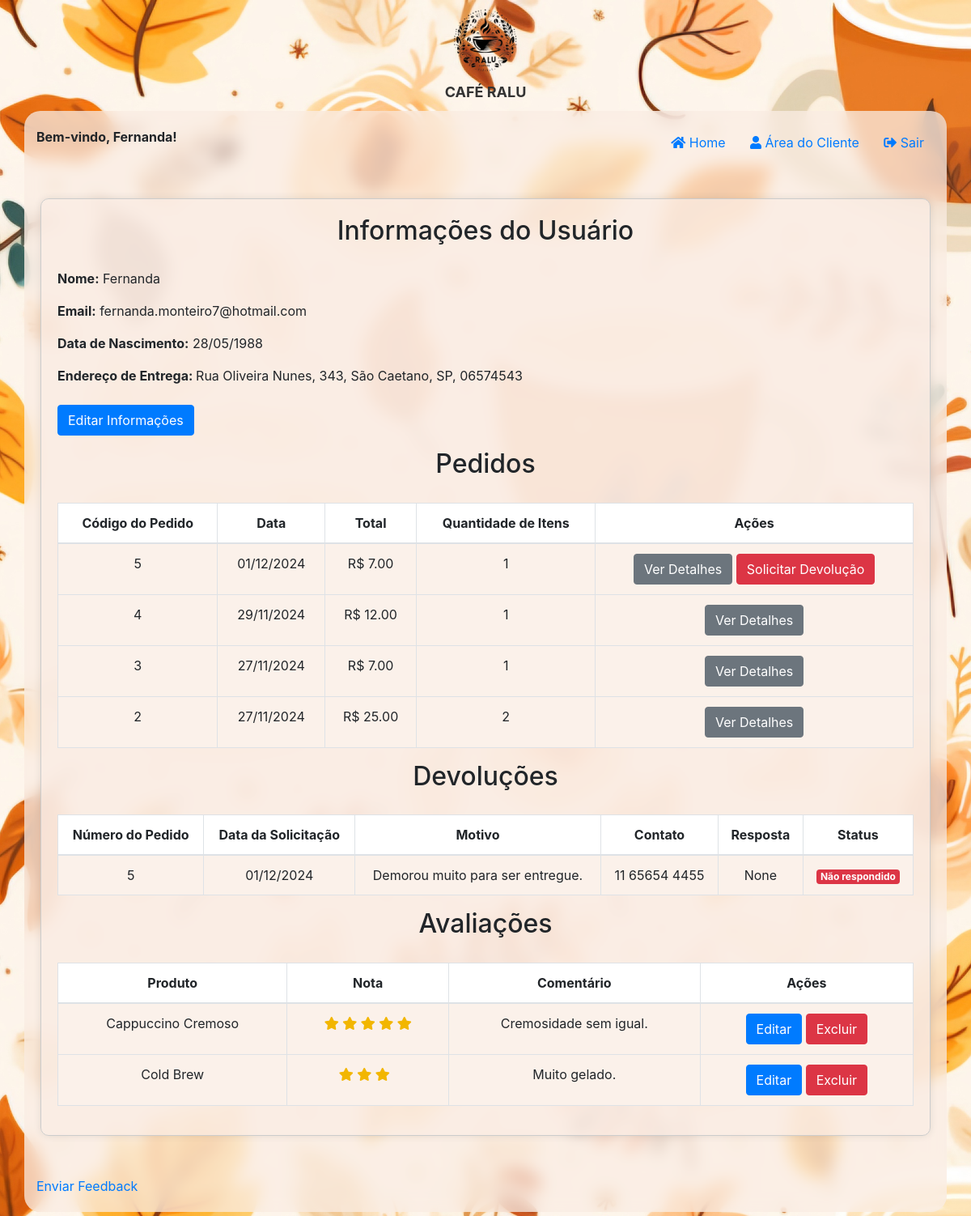
Screenshot of /area_cliente (signed in) with the database file from the repository.
### models.py (models this page shows)
class Usuario(Base):
    __tablename__ = 'usuarios'
    email = Column(String, primary_key=True)
    nome = Column(String)
    senha = Column(String)
    codigo_recuperacao = Column(String)
    data_nascimento = Column(Date)
    enderecos = relationship('Endereco', back_populates='usuario')
    cartoes_credito = relationship('CartaoCredito', back_populates='usuario')
    compras = relationship('Compra', back_populates='usuario')

class Endereco(Base):
    __tablename__ = 'enderecos'
    id = Column(Integer, primary_key=True, autoincrement=True)
    email_usuario = Column(String, ForeignKey('usuarios.email'), nullable=False)
    endereco = Column(String, nullable=False)
    cidade = Column(String, nullable=False)
    estado = Column(String, nullable=False)
    cep = Column(String, nullable=False)
    usuario = relationship('Usuario', back_populates='enderecos')
    compras = relationship('Compra', back_populates='endereco')

class Compra(Base):
    __tablename__ = 'compras'
    id = Column(Integer, primary_key=True, autoincrement=True)
    email_usuario = Column(String, ForeignKey('usuarios.email'), nullable=False)
    data_compra = Column(Date, nullable=False)
    quantidade = Column(Integer, nullable=False)
    preco_total = Column(Float, nullable=False)
    forma_pagamento = Column(String, nullable=False)
    numero_cartao = Column(String)
    nome_cartao = Column(String)
    validade_cartao = Column(String)
    cvv_cartao = Column(String)
    endereco_entrega = Column(Integer, ForeignKey('enderecos.id'), nullable=False)
    usuario = relationship('Usuario', back_populates='compras')
    itens = relationship('ItensCompra', back_populates='compra')
    endereco = relationship('Endereco', back_populates='compras')

class Devolucao(Base):
    __tablename__ = 'devolucoes'
    id = Column(Integer, primary_key=True, autoincrement=True)
    numero_pedido = Column(String, nullable=False)
    motivo = Column(String, nullable=False)
    contato = Column(String, nullable=False)
    email_usuario = Column(String, ForeignKey('usuarios.email'), nullable=False)
    data_solicitacao = Column(DateTime, default=datetime.utcnow, nullable=False)
    respondido = Column(Boolean, default=False)
    resposta = Column(String, nullable=True)

class Avaliacao(Base):
    __tablename__ = 'avaliacoes'
    id = Column(Integer, primary_key=True, autoincrement=True)
    email_usuario = Column(String)
    id_produto = Column(String, ForeignKey('produtos.id'))
    nota = Column(Integer)
    comentario = Column(String)
    produto = relationship('Produto')

class Produto(Base):
    __tablename__ = 'produtos'
    id = Column(String, primary_key=True)
    nome = Column(String)
    descricao = Column(String)
    preco = Column(Float)
    imagem = Column(String)
    tipo = Column(String)
    ingredientes = Column(String)

### app.py (the view)
@app.route('/area_cliente')
@login_required
def area_cliente():
    usuario = db_session.query(Usuario).filter_by(email=session['user_id']).first()
    pedidos = db_session.query(Compra).filter_by(email_usuario=session['user_id']).order_by(Compra.id.desc()).all()
    avaliacoes = db_session.query(Avaliacao).filter_by(email_usuario=session['user_id']).all()
    devolucoes = db_session.query(Devolucao).filter_by(email_usuario=session['user_id']).order_by(Devolucao.data_solicitacao.desc()).all()
    ultimo_pedido = pedidos[0] if pedidos else None
    endereco_entrega = None
    if ultimo_pedido:
        endereco_entrega = db_session.query(Endereco).filter_by(id=ultimo_pedido.endereco_entrega).first()
    current_date = datetime.now().strftime('%d/%m/%Y')
    return render_template('area_cliente.html', usuario=usuario, pedidos=pedidos, avaliacoes=avaliacoes, devolucoes=devolucoes, current_date=current_date, endereco_entrega=endereco_entrega)

### app.py (called while the page is built)
def login_required(f):
    @wraps(f)
    def decorated_function(*args, **kwargs):
        if 'user_id' not in session:
            return redirect(url_for('index'))
        return f(*args, **kwargs)
    return decorated_function

### templates/area_cliente.html (shortened to what this page needs)
{% extends "base.html" %}
{% block content %}
<div class="centered-form">
<h2>Informações do Usuário</h2>
<p><strong>Nome:</strong> {{ usuario.nome }}</p>
<p><strong>Email:</strong> {{ usuario.email }}</p>
<p><strong>Data de Nascimento:</strong> {{ usuario.data_nascimento.strftime('%d/%m/%Y') if usuario.data_nascimento else 'N/A' }}</p>
<p><strong>Endereço de Entrega: </strong>
    {% if endereco_entrega %}
        {{ endereco_entrega.endereco }}, {{ endereco_entrega.cidade }}, {{ endereco_entrega.estado }}, {{ endereco_entrega.cep }}
    {% else %}
        N/A
    {% endif %}
    <br>
    <br>
<a href="{{ url_for('editar_usuario') }}" class="btn btn-primary">Editar Informações</a>
<h2>Pedidos</h2>
<div class="table-responsive">
<table class="table">
    <thead>
        <tr>
            <th>Código do Pedido</th>
            <th>Data</th>
            <th>Total</th>
            <th>Quantidade de Itens</th>
            <th>Ações</th>
        </tr>
    </thead>
    <tbody>
        {% for pedido in pedidos %}
        <tr>
            <td>{{ pedido.id }}</td>
            <td>{{ pedido.data_compra.strftime('%d/%m/%Y') }}</td>
            <td>R$ {{ '%.2f'|format(pedido.preco_total) }}</td>
            <td>{{ pedido.quantidade }}</td>
            <td>
                <a href="{{ url_for('detalhes_pedido', pedido_id=pedido.id) }}" class="btn btn-secondary">Ver Detalhes</a>
                {% if pedido.data_compra.strftime('%d/%m/%Y') == current_date %}
                <a href="{{ url_for('devolucao', pedido_id=pedido.id) }}" class="btn btn-danger">Solicitar Devolução</a>
                {% endif %}
            </td>
        </tr>
        {% endfor %}
    </tbody>
</table>
</div>
<h2>Devoluções</h2>
<div class="table-responsive">
<table class="table">
    <thead>
        <tr>
            <th>Número do Pedido</th>
            <th>Data da Solicitação</th>
            <th>Motivo</th>
            <th>Contato</th>
            <th>Resposta</th>
            <th>Status</th>
        </tr>
    </thead>
    <tbody>
        {% for devolucao in devolucoes %}
        <tr>
            <td>{{ devolucao.numero_pedido }}</td>
            <td>{{ devolucao.data_solicitacao.strftime('%d/%m/%Y') }}</td>
            <td>{{ devolucao.motivo }}</td>
            <td>{{ devolucao.contato }}</td>
            <td>{{ devolucao.resposta }}</td>
            <td>
                {% if devolucao.respondido %}
                    <span class="badge badge-success">Respondido</span>
                {% else %}
                    <span class="badge badge-danger">Não respondido</span>
                {% endif %}
            </td>
        </tr>
        {% endfor %}
    </tbody>
</table>
</div>
<h2>Avaliações</h2>
<div class="table-responsive">
<table class="table">
    <thead>
        <tr>
            <th>Produto</th>
            <th>Nota</th>
            <th>Comentário</th>
            <th>Ações</th>
        </tr>
    </thead>
    <tbody>
        {% for avaliacao in avaliacoes %}
        <tr>
            <td>{{ avaliacao.produto.nome }}</td>
            <td>
                {% for i in range(1, 6) %}
                    <i class="fas fa-star{% if i > avaliacao.nota %}-o{% endif %}"></i>
                {% endfor %}
            </td>
            <td>{{ avaliacao.comentario }}</td>
            <td>
                <a href="{{ url_for('editar_avaliacao', avaliacao_id=avaliacao.id) }}" class="btn btn-primary">Editar</a>
                <form action="{{ url_for('excluir_avaliacao', avaliacao_id=avaliacao.id) }}" method="post" style="display:inline;">
                    <button type="submit" class="btn btn-danger">Excluir</button>
                </form>
            </td>
        </tr>
        {% endfor %}
    </tbody>
</table>
</div>
</div>
{% endblock %}

### templates/base.html (shortened to what this page needs)
<!DOCTYPE html>
<html lang="en">
<head>
    <link rel="stylesheet" href="{{ url_for('static', filename='css/styles.css') }}">
    <link rel="stylesheet" href="https://stackpath.bootstrapcdn.com/bootstrap/4.5.2/css/bootstrap.min.css">
    <link rel="stylesheet" href="https://cdnjs.cloudflare.com/ajax/libs/font-awesome/5.15.3/css/all.min.css">
</head>
<body>
        <div class="logo">
            <img src="{{ url_for('static', filename='logo ralu.png') }}" alt="Logo" class="img-fluid">
            <span class="logo-text">CAFÉ RALU</span>
        </div>
    <div class="container">
        <div class="row">
            <div class="col text-left">
                {% if session.get('user_name') %}
                <span class="bem_vindo">Bem-vindo, {{ session.get('user_name') }}!</span>
                {% endif %}
            </div>
            <div class="col text-right">
                <a href="{{ url_for('catalogo') }}" class="btn btn-link">
                    <i class="fas fa-home"></i> Home
                </a>
                {% if session.get('user_name') %}
                <a href="{{ url_for('area_cliente') }}" class="btn btn-link">
                    <i class="fas fa-user"></i> Área do Cliente
                </a>
                <a href="{{ url_for('logout') }}" class="btn btn-link">
                    <i class="fas fa-sign-out-alt"></i> Sair
                </a>
                {% else %}
                <a href="{{ url_for('index') }}" class="btn btn-link">
                    <i class="fas fa-sign-in-alt"></i> Login
                </a>
                {% endif %}
            </div>
        </div>
        {% block content %}{% endblock %}
    <a href="{{ url_for('feedback') }}">Enviar Feedback</a>
</div>
</body>
</html>

### static/css/styles.css (style rules this page uses)
body { font-family: Arial, sans-serif; margin: 0; padding: 0; background-image: url('/static/fundo.jpg'); background-size: cover; background-repeat: no-repeat; background-position: center center; background-attachment: fixed; font-size: 18px; }
.bem_vindo { font-weight: bold; }
.logo { display: flex; flex-direction: column; align-items: center; }
.logo img { max-height: 100px; }
.logo-text { font-size: 18px; font-weight: bold; color: #333; }
h1, h2 { text-align: center; font-weight: bold; }
h2 { padding-bottom: 20px; }
.btn { display: inline-block; padding: 10px 15px; font-size: 16px; font-weight: bold; text-align: center; text-decoration: none; border-radius: 4px; transition: background-color 0.3s; }
.btn-primary { color: #fff; background-color: #007bff; border-color: #007bff; }
.btn-secondary { color: #fff; background-color: #6c757d; border-color: #6c757d; }
.btn-danger { color: #fff; background-color: #dc3545; border-color: #dc3545; }
.badge-success, .badge-danger { font-size: large; }
.container { margin: 10px auto; padding: 20px; border-radius: 20px; background-color: rgb(250,236,227,0.75); backdrop-filter: blur(10px); }
.centered-form { max-width: 1100px; margin: 50px auto; padding: 20px; border: 1px solid #ccc; border-radius: 10px; box-shadow: 0 0 10px rgba(0, 0, 0, 0.1); background-color: rgb(250,236,227,0.75); }
.table { width: 100%; margin-bottom: 10px; border-collapse: collapse; background-color: white }
.table-responsive { max-height: 400px; overflow-y: auto; position: relative; ; }
.table-responsive thead th { position: sticky; top: 0; background-color: #fff; z-index: 1; }
thead { background-color: #d1d1d1; text-align: center; }
tbody { background-color: rgb(250,236,227,0.75); text-align: center; }
th, td { padding: 0.75rem; vertical-align: center; border-top: 1px solid #dee2e6; padding: 10px; border: 1px solid #dee2e6; text-align: center; }
.fa-star { color: #f2b600; }

### rows the page displays
Usuario: get "Fernanda", nome "Fernanda", email "fernanda.monteiro7@hotmail.com", data_nascimento "28/05/1988"
Endereco: endereco "Rua Oliveira Nunes, 343", cidade "São Caetano", estado "SP", cep "06574543"
Compra: id "5", data_compra "01/12/2024", preco_total "7.00", quantidade "1"
Compra: id "4", data_compra "29/11/2024", preco_total "12.00", quantidade "1"
Compra: id "3", data_compra "27/11/2024", preco_total "7.00", quantidade "1"
Compra: id "2", data_compra "27/11/2024", preco_total "25.00", quantidade "2"
Devolucao: numero_pedido "5", data_solicitacao "01/12/2024", motivo "Demorou muito para ser entregue.", contato "11 65654 4455", resposta "None", respondido "Não respondido"
Avaliacao: produto.nome "Cappuccino Cremoso", nota 5 (drawn), comentario "Cremosidade sem igual."
Avaliacao: produto.nome "Cold Brew", nota 3 (drawn), comentario "Muito gelado."
